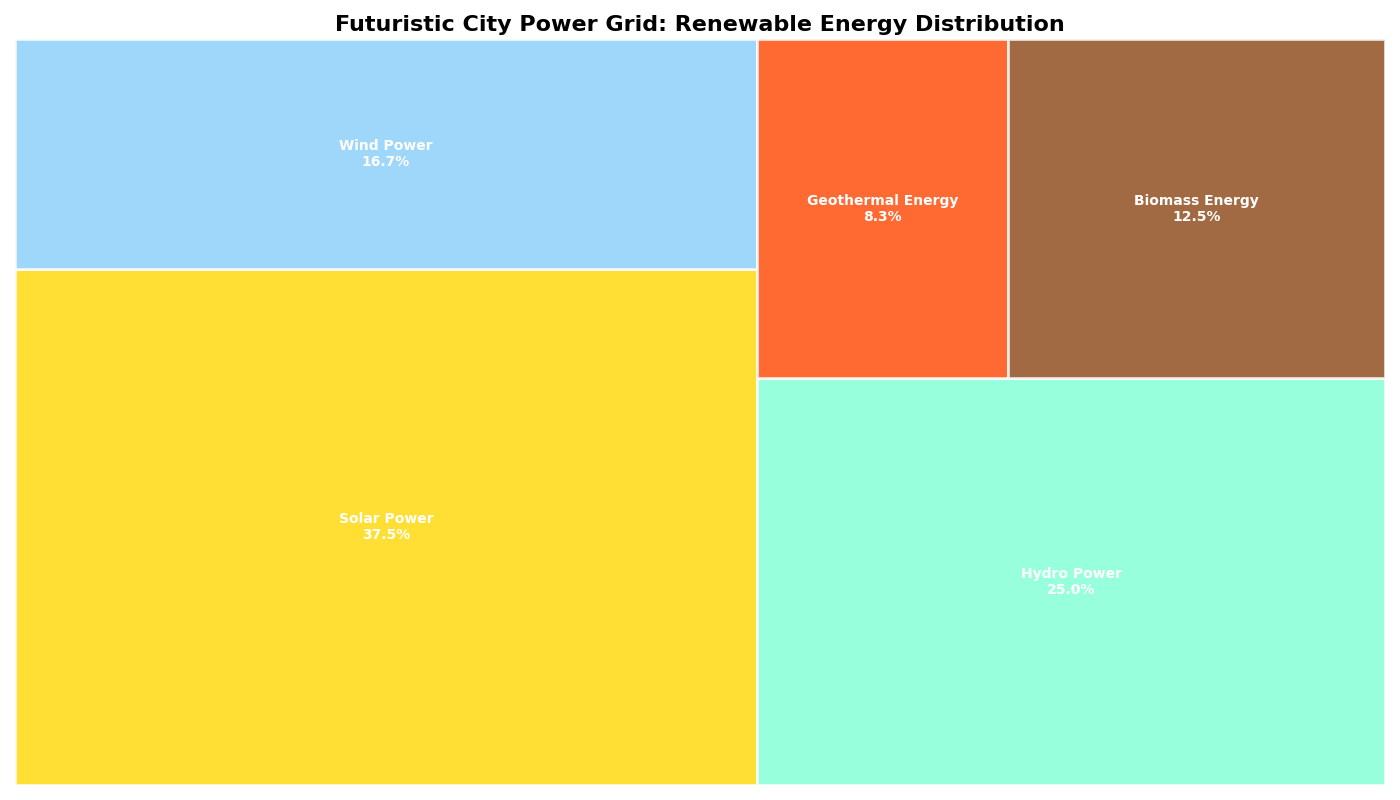

Generate this figure with Python:
import matplotlib.pyplot as plt
import squarify

# Define the renewable energy sources and their contributions to the city's power grid in MW
energy_sources = [
    'Solar Power', 
    'Wind Power', 
    'Hydro Power', 
    'Geothermal Energy', 
    'Biomass Energy'
]

# Swapped contributions to randomly alter the content
contributions = [450, 200, 300, 100, 150]

# Normalize the contributions for use in the treemap
total_contribution = sum(contributions)
sizes = [c / total_contribution * 100 for c in contributions]

# Define colors for each energy source
colors = ['#FFD700', '#87CEFA', '#7FFFD4', '#FF4500', '#8B4513']

# Create the figure and subplots
fig, ax = plt.subplots(figsize=(14, 8))

# Create the treemap
squarify.plot(sizes=sizes, label=[f"{source}\n{size:.1f}%" for source, size in zip(energy_sources, sizes)],
              color=colors, alpha=0.8, edgecolor="white", linewidth=2, 
              text_kwargs={'fontsize': 10, 'weight': 'bold', 'color': 'white'})

# Customize the title and layout
plt.title("Futuristic City Power Grid: Renewable Energy Distribution", fontsize=16, fontweight='bold')
plt.axis('off')  # Hide axes

# Automatically adjust the layout to prevent overlap
plt.tight_layout()

# Display the plot
plt.show()
